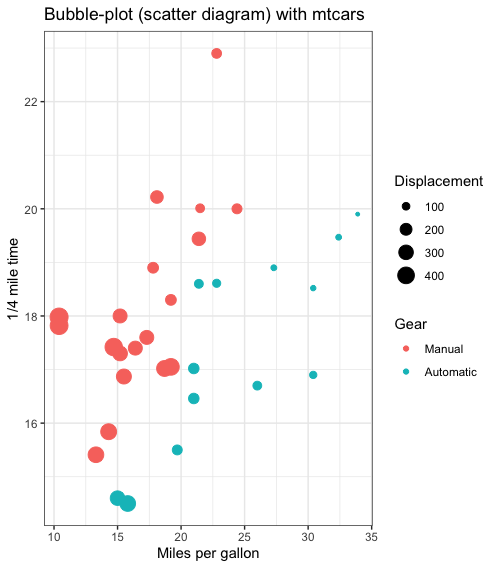

Write the R code that produced this figure.
head(mtcars)
ggplot(mtcars, aes(x=mpg, y=qsec)) + 
  labs(title="Bubble-plot (scatter diagram) with mtcars",
                                          x="Miles per gallon",
                                          y="1/4 mile time") +
  geom_point(aes(colour=factor(am), size=disp)) + 
  theme_bw()+
  scale_color_discrete(name="Gear",labels = c("Manual", "Automatic"))+
  scale_size_continuous(name="Displacement")
g1 <- ggplot(mtcars, aes(x=wt, y=mpg, colour=cyl)) + geom_point()
g2 <- ggplot(mtcars, aes(x=wt, y=mpg, colour=factor(cyl))) + geom_point()
gridExtra::grid.arrange(g1, g2, ncol=2)
